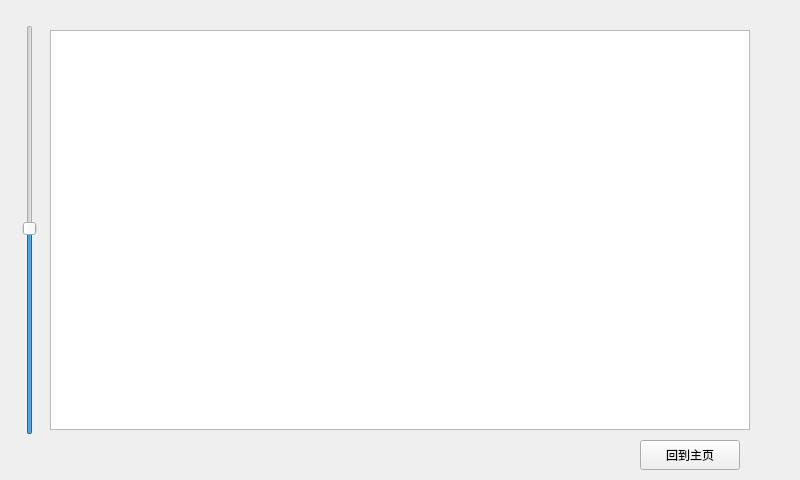
<?xml version="1.0" encoding="UTF-8"?>
<ui version="4.0">
 <class>MyWidget</class>
 <widget class="QWidget" name="MyWidget">
  <property name="geometry">
   <rect>
    <x>0</x>
    <y>0</y>
    <width>800</width>
    <height>480</height>
   </rect>
  </property>
  <property name="windowTitle">
   <string>Form</string>
  </property>
  <widget class="QLabel" name="label">
   <property name="geometry">
    <rect>
     <x>0</x>
     <y>0</y>
     <width>800</width>
     <height>480</height>
    </rect>
   </property>
   <property name="text">
    <string/>
   </property>
  </widget>
  <widget class="QGraphicsView" name="graphicsView">
   <property name="geometry">
    <rect>
     <x>50</x>
     <y>30</y>
     <width>700</width>
     <height>400</height>
    </rect>
   </property>
  </widget>
  <widget class="QSlider" name="slider">
   <property name="geometry">
    <rect>
     <x>20</x>
     <y>25</y>
     <width>20</width>
     <height>410</height>
    </rect>
   </property>
   <property name="pageStep">
    <number>1</number>
   </property>
   <property name="value">
    <number>50</number>
   </property>
   <property name="orientation">
    <enum>Qt::Vertical</enum>
   </property>
  </widget>
  <widget class="QPushButton" name="pushButton">
   <property name="geometry">
    <rect>
     <x>640</x>
     <y>440</y>
     <width>100</width>
     <height>30</height>
    </rect>
   </property>
   <property name="text">
    <string>回到主页</string>
   </property>
  </widget>
 </widget>
 <resources/>
 <connections/>
</ui>
